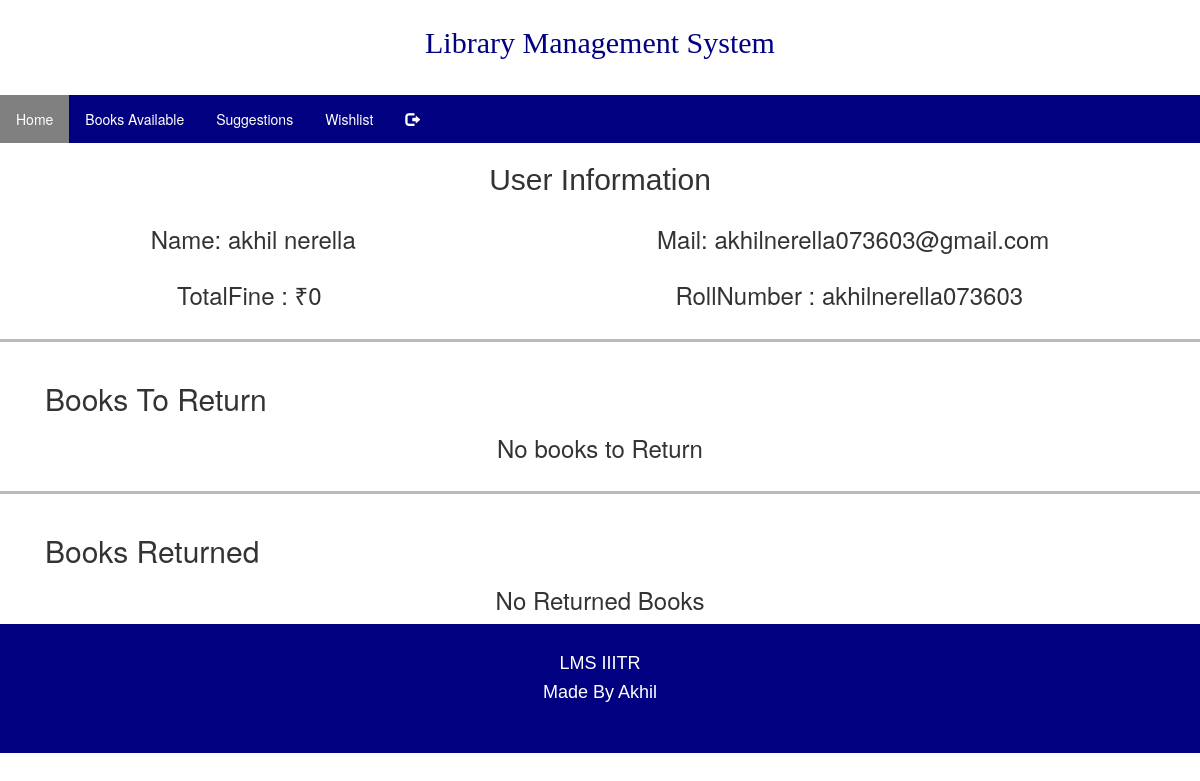
The app's page / (signed in) with its own data.
### oauth_app/models.py (models this page shows, shortened)
class Profile(models.Model):
    user = models.OneToOneField(User,related_name='profiles',on_delete=models.CASCADE)
    RollNumber = models.CharField(max_length=10)
    Totalfine = models.PositiveIntegerField(default=0)
    is_Faculty = models.BooleanField(default=False)
    BooksIssued = models.PositiveIntegerField(default=0)

### oauth_app/views.py (the view)
# urls.py: 2. Add a URL to urlpatterns:  path('', views.home, name='home')
@never_cache
def home(request):
    if (request.user.is_authenticated) :
        Profile_Id = Profile.objects.get(user = request.user)
        print(Profile_Id.RollNumber)
        BooksIssued = Profile_Id.issuedbooks.all()
        print(request.POST)
        Profile_Id.Totalfine=0
        for Books in BooksIssued :
            Profile_Id.Totalfine += Books.fine
        Profile_Id.save(update_fields=['Totalfine'])
        BooksIssuedNR = Profile_Id.issuedbooks.filter(status = 0)
        BooksReturned = Profile_Id.issuedbooks.filter(status = 1)
        print(BooksIssuedNR,BooksReturned)
        return render(request,"oauth_app/books.html",{'BooksIssued':BooksIssuedNR,'BooksReturned':BooksReturned,'Profile_ID':Profile_Id})
    else:
        return render(request,"oauth_app/index.html")

### oauth_app/templates/oauth_app/books.html (shortened to what this page needs)
{% load static %}
<!DOCTYPE html>
<html>
    <head>
  <link rel="stylesheet" type = 'text/css' href="{% static 'oauth_app/bookstyle.css' %}" />
  <link rel="stylesheet" href="https://cdnjs.cloudflare.com/ajax/libs/font-awesome/4.7.0/css/font-awesome.min.css">
  <link rel="stylesheet" href="https://stackpath.bootstrapcdn.com/bootstrap/4.4.1/css/bootstrap.min.css">
  <link rel="stylesheet" href="https://maxcdn.bootstrapcdn.com/bootstrap/3.4.1/css/bootstrap.min.css">
    </head>
    <body >
        <div class="navbar">
            <div><h2 class="titlecolor sizing">Library Management System</h2></div>
        </div>
          <ul>
            <li><a class="active" href="{% url 'books:homepage' %}">Home</a></li>
            <li><a href="{% url 'books:avail_books'%}">Books Available</a></li>
            <li><a href="{% url 'books:Suggestionfunc'%}">Suggestions</a></li>
            <li><a  href="{% url 'books:see_wishlist' %}">Wishlist</a></li>
            <li> <a href="/logout"  style=" background-color:navy">
              <span class="glyphicon glyphicon-log-out"></span>
            </a></li>
          </ul>
          <h2 class="center">User Information</h2>
          <div >
          <div class="profile">
          <h3>Name: {{Profile_ID.user.first_name}} {{Profile_ID.user.last_name}}</h3>
          <h3>Mail: {{Profile_ID.user.email}}</h3>
        </div>
        <div class="profile">
          <h3>TotalFine : &#8377;{{Profile_ID.Totalfine}}</h3>
          <h3>RollNumber : {{Profile_ID.RollNumber}}</h3>
          </div>
        </div>
        <hr class="solid">
        <div class = "container">
            <h2>Books To Return </h2>
            {% if BooksIssued %}
            <table class="table table-hover">
            <thead>
                <tr>
                  <th>Book Title</th>
                  <th>Issued Date</th>
                  <th>Renewal Date</th>
                  <th>Fine</th>
                </tr>
            </thead>
            <tbody>
        {% for Books in BooksIssued %}
            <tr>
              <form action="{% url 'books:renew-book' Books.pk %}" method="POST">
                  {% csrf_token %}
            <td> {{Books.book}}</td>
            <td>{{Books.issued_date}}</td>
            <td>{{Books.expiry_date}}</td>
            <td> &#8377; {{Books.fine}}</td>
            <td><input type= "submit" class="btn btn-primary" value="Renew"></td>
            </form>
            </tr>
        {% endfor %}
        {% else %}
        <div style="text-align: center;font-weight: bold;">
        <h3>No books to Return</h3>
      </div>
        {% endif %}
    </div>
    <hr class="solid">
    <div class = "container">
      <h2>Books Returned </h2>
      {% if  BooksReturned %}
      <table class="table table-hover">
      <thead>
          <tr>
            <th>Book Title</th>
            <th>Issued Date</th>
            <th>Renewal Date</th>
            <th>Returned Date</th>
          </tr>
      </thead>
      <tbody>
  {% for Books in BooksReturned %}
      <tr>
        <!-- <form action="{% url 'books:renew-book' Books.pk %}" method="POST">
            {% csrf_token %} -->
      <td> {{Books.book}}</td>
      <td>{{Books.issued_date}}</td>
      <td>{{Books.expiry_date}}</td>
      <td>{{Books.return_date}}</td>
      <!-- <td><input type= "submit" class="btn btn-primary" value="Renew"></td>
      </form> -->
      </tr>
  {% endfor %}
</tbody>
</table>
{% else %}
<div style="text-align: center;font-weight: bold;">
<h3>No Returned Books</h3>
</div>
{% endif %}
</div>
    <div class="center mt-auto" style="background-color: navy;
    color: white;
    text-align: center;" >
        <br>
      <h4 >LMS IIITR </h4>
      <h4 >Made By Akhil </h4>
      <br>
  <br>
    </div>
  </body>
</html>

### oauth_app/static/oauth_app/bookstyle.css (style rules this page uses)
.navbar { padding: 0.5rem; background-color: white; display: flex; justify-content: space-evenly; align-items: center; overflow: hidden; }
.titlecolor { color: navy; font-size: 3rem; font-family: bold; }
ul { list-style-type: none; margin: 0; padding: 0; overflow: hidden; background-color: navy; }
li { float: left; }
li a { display: block; color: white; text-align: center; padding: 14px 16px; text-decoration: none; }
.active { background-color: grey; }
.center { text-align: center; font-family: Arial, Helvetica, sans-serif; font-size: bold; }
.profile { display: flex; flex-direction: row; justify-content: space-around; }
hr.solid { border-top: 3px solid #bbb; }

### records on screen
Profile: user.first_name "akhil", user.last_name "nerella", user.email "akhilnerella073603@gmail.com", Totalfine "0", RollNumber "akhilnerella073603"
